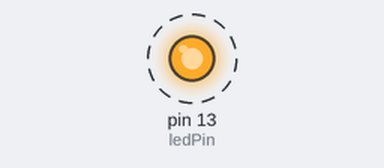
This sketch was run on a simulated Arduino Uno, built with avr-gcc and run on an emulated ATmega328P. Shown: output pins drawn as LEDs (lit = HIGH). Dashed ring = blinking. What the sketch prints to the serial monitor is not drawn.

Above: at 0.5 s.
Timing chart, 0 to 4.6 s (numbered marks = the images above):
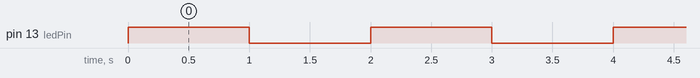

Measured:
- by itself, pin 13 (ledPin): alternates HIGH for 1.0 s and LOW for 1.0 s

The sketch:

arduino_bluetooth_part1.ino
```cpp
/*
 * Tutorial to connect HC05 Bluetooth Module to Arduino board
 * by Droiduino
 *
 * ver 1.0
 */

const int ledPin = 13; // Built in LED in Arduino board
String msg;

void setup() {
  // Initialization
  pinMode(ledPin, OUTPUT);
  digitalWrite(ledPin, LOW);
  Serial.begin(9600); // Communication rate of the Bluetooth Module
}

void loop() {
  // To read message received from other Bluetooth Device
  if (Serial.available() > 0){ // Check if there is data coming
    msg = Serial.read(); // Read the message
  }

  /*
   * Transmitting a message is as simple as printing to
   * Serial port
   */
   Serial.println("This is Bluetooth message");

   // Visual indicator that the board is transmitting
   digitalWrite(ledPin, HIGH);
   delay(1000);
   digitalWrite(ledPin, LOW);
   delay(1000);
}
```
